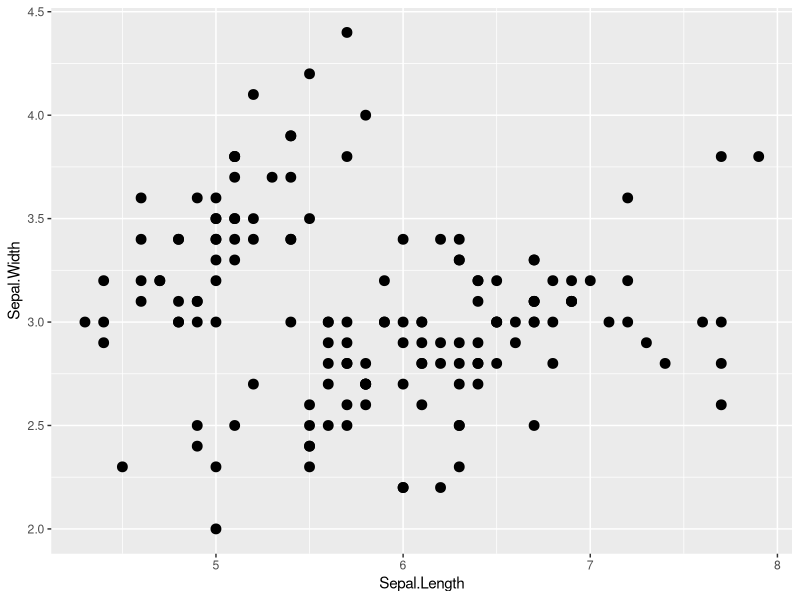
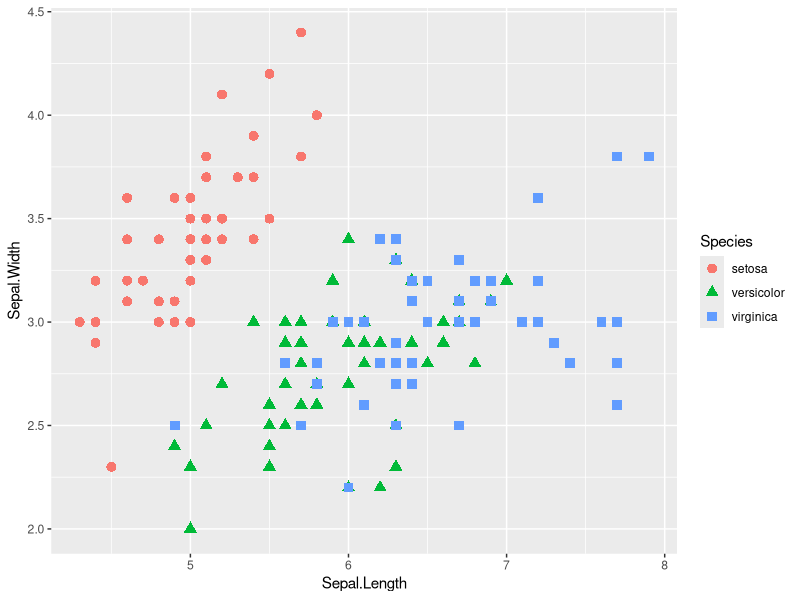
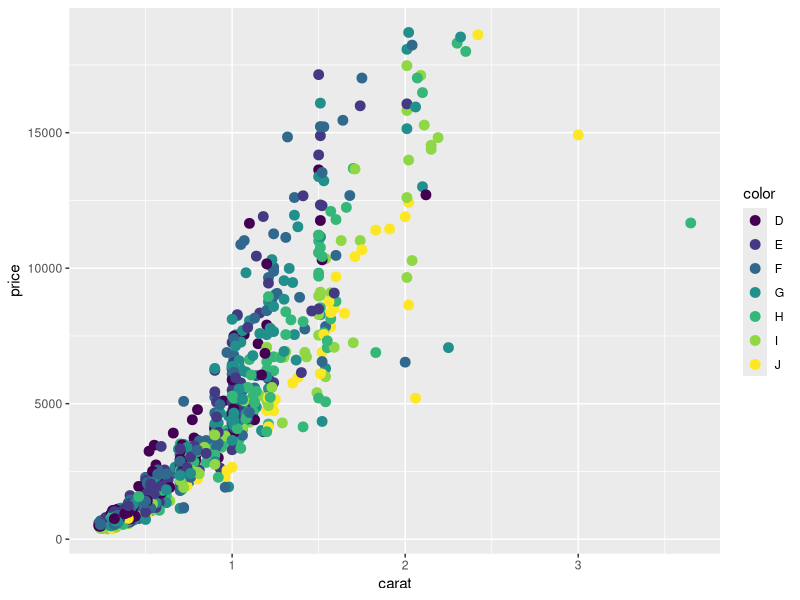
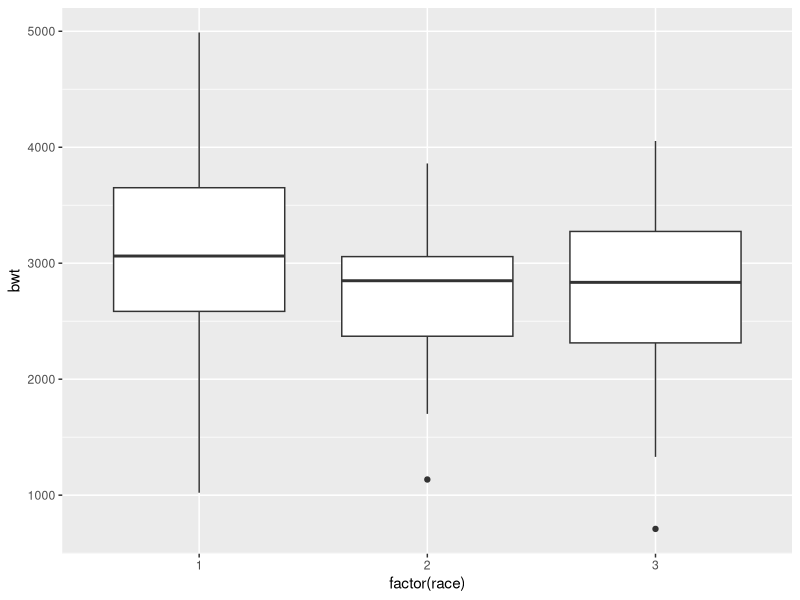
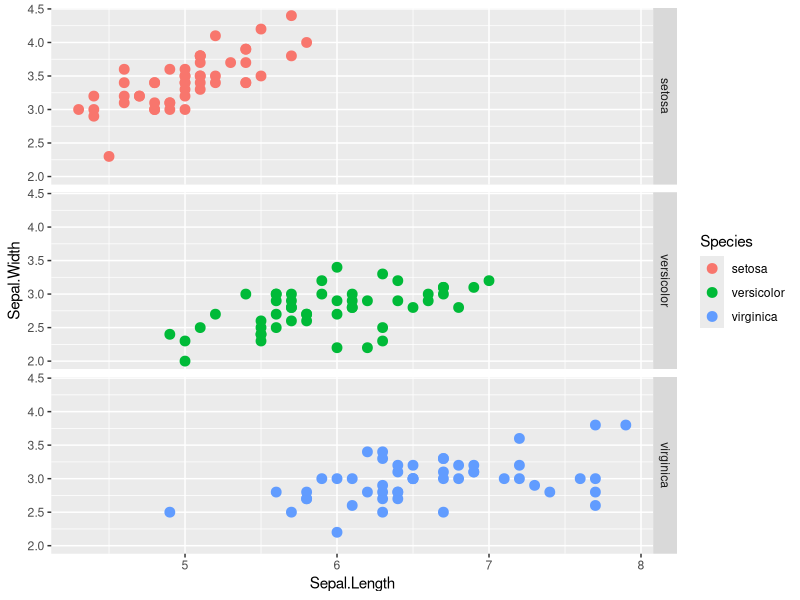
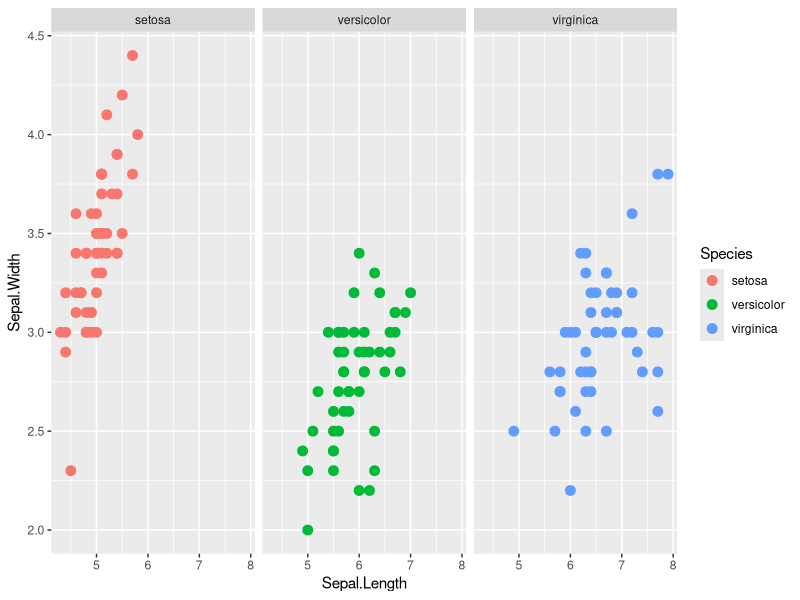
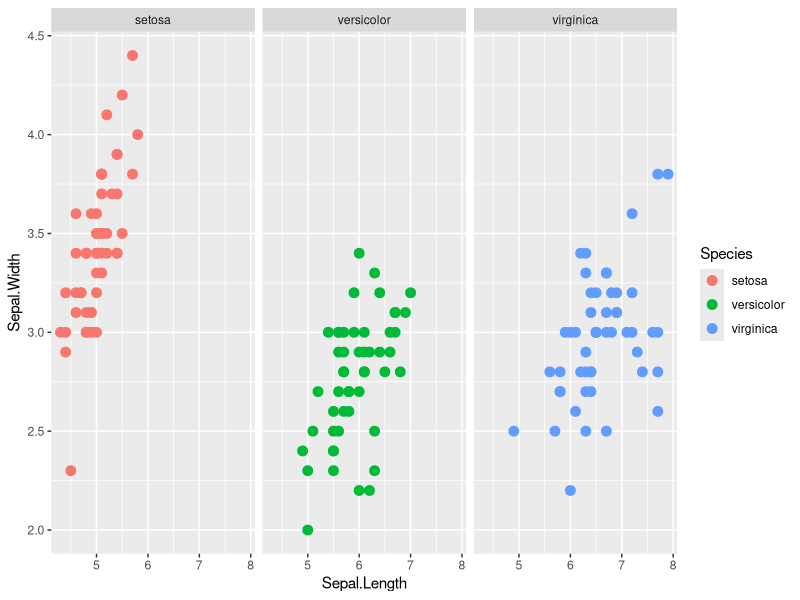

Here is the R script that generated these plots, in order: (Note: this script raises an error after producing the figures.)
# ggplot learning script
# Chirag Shetty
# February 22, 2015

install.packages("ggplot2", dependencies=TRUE)
install.packages("plyr")
install.packages("ggthemes")
install.packages("reshape2")

library("ggplot2")
library("reshape2")
library("ggthemes")
library("plyr")

myplot <- ggplot(data=iris, aes(x=Sepal.Length, y=Sepal.Width))
summary(myplot)

myplot + geom_point(size=3)

ggplot(data=iris, aes(Sepal.Length, Sepal.Width, color=Species))+geom_point(aes(shape=Species),size=3)

d2<-diamonds[sample(1:dim(diamonds)[1],1000),]

ggplot(data=d2,aes(carat,price,color=color))+geom_point(size=3)

library(MASS)
ggplot(birthwt, aes(factor(race),bwt))+geom_boxplot()

myplot <-ggplot(birthwt, aes(factor(race),bwt))+geom_boxplot()
summary(myplot)

#Facets
ggplot(data=iris, aes(Sepal.Length, Sepal.Width, color=Species))+
  geom_point(size=3)+
  facet_grid(Species ~ .)

#or
ggplot(data=iris, aes(Sepal.Length, Sepal.Width, color=Species))+
  geom_point(size=3)+
  facet_grid(. ~ Species)

#wrap
ggplot(data=iris, aes(Sepal.Length, Sepal.Width, color=Species))+
  geom_point(size=3)+
  facet_grid( ~ Species)

# df variable obtained earlier in the script
library(RColorBrewer)
library(reshape2)
ggplot(df,aes(Species,value,fill=variable))+
  geom_bar(stat="identity",position="dodge")+
  scale_fill_brewer(palette="Set1")


